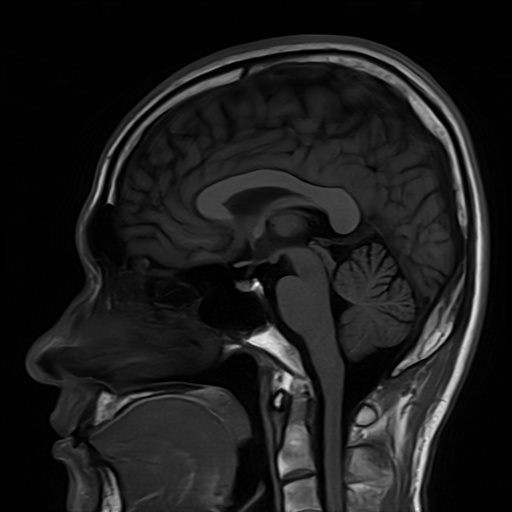
%> input picture Experiment_08/Inputs/images/Brain_MRI.png, 512 x 512 px
$ octave --eval "result = task_8_5_multi_otsu;"   (GNU Octave 9; MATLAB toolbox functions it lacks are replaced by stand-ins)
%> lines starting %> are read from the running program, lines starting %| are printed output that depends on the picture
%% ==============================================================================
%% EXPERIMENT 08: TASK 8.5 - MULTI-OTSU TISSUE CLASSIFICATION (MATLAB)
%% ==============================================================================
function df = task_8_5_multi_otsu()
    baseDir = fileparts(fileparts(mfilename('fullpath')));
    imgPath = fullfile(baseDir, 'Inputs', 'images', 'Brain_MRI.png');
    outDir = fullfile(baseDir, 'Outputs', 'MATLAB');
    tabDir = fullfile(baseDir, 'Tables');
    if ~exist(outDir, 'dir'); mkdir(outDir); end
    if ~exist(tabDir, 'dir'); mkdir(tabDir); end

    img = imread(imgPath);
%> img is the input picture: size 512x512x3 uint8; min 0, max 254, mean 27.9
    if size(img, 3) == 3; img = rgb2gray(img); end
    if size(img, 1) ~= 512 || size(img, 2) ~= 512
        img = imresize(img, [512, 512]);
    end

    % 1. Multi-Otsu with 2 thresholds (3 classes)
    thresh = multithresh(img, 2);
%> thresh = [25 84]
    t1 = double(thresh(1));
%> t1 = 25
    t2 = double(thresh(2));
%> t2 = 84

    % Quantize
    seg = imquantize(img, thresh); % values: 1, 2, 3
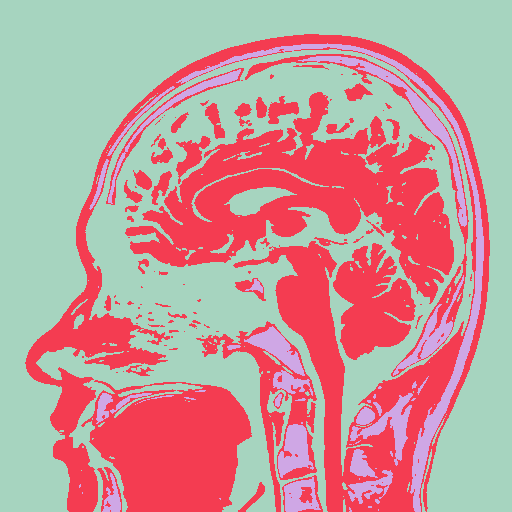
%> seg: size 512x512 double; 3 distinct labels, from 1 to 3; one colour per label, 0 black
    nTotal = double(numel(img));
%> nTotal = 262144
    c0Count = sum(seg(:) == 1);
%> c0Count = 149089
    c1Count = sum(seg(:) == 2);
%> c1Count = 96224
    c2Count = sum(seg(:) == 3);
%> c2Count = 16831

    pct0 = (c0Count / nTotal) * 100.0;
%> pct0 = 56.87
    pct1 = (c1Count / nTotal) * 100.0;
%> pct1 = 36.71
    pct2 = (c2Count / nTotal) * 100.0;
%> pct2 = 6.42

    fprintf('==================================================================\n');
    fprintf('TASK 8.5: MULTI-OTSU (3-CLASS) TISSUE CLASSIFICATION (MATLAB)\n');
    fprintf('==================================================================\n');
    fprintf('Dual Otsu Thresholds (T1*, T2*)     : (%d, %d)\n', round(t1), round(t2));
%| Dual Otsu Thresholds (T1*, T2*)     : (25, 84)
    fprintf('Class 1 (Background Air, f <= %d)   : %d px (%.2f%%)\n', round(t1), c0Count, pct0);
%| Class 1 (Background Air, f <= 25)   : 149089 px (56.87%)
    fprintf('Class 2 (Parenchyma, %d < f <= %d) : %d px (%.2f%%)\n', round(t1), round(t2), c1Count, pct1);
%| Class 2 (Parenchyma, 25 < f <= 84) : 96224 px (36.71%)
    fprintf('Class 3 (Ventricles/CSF, f > %d)   : %d px (%.2f%%)\n', round(t2), c2Count, pct2);
%| Class 3 (Ventricles/CSF, f > 84)   : 16831 px (6.42%)

    df = table([0; 1; 2], ...
        {'Background Air'; 'Brain Parenchyma'; 'Ventricles & CSF'}, ...
        {sprintf('0 to %d', round(t1)); sprintf('%d to %d', round(t1)+1, round(t2)); sprintf('>%d', round(t2))}, ...
        [c0Count; c1Count; c2Count], ...
        [round(pct0, 2); round(pct1, 2); round(pct2, 2)], ...
        'VariableNames', {'Class_ID', 'Tissue_Name', 'Intensity_Range', 'Pixel_Count', 'Area_Pct'});
%> df = 3 items; Class_ID, Pixel_Count and Area_Pct: 0 149089 56.87, 1 96224 36.71, 2 16831 6.42
    csvPath = fullfile(tabDir, 'exp08_task_8_5_multi_otsu_matlab.csv');
    writetable(df, csvPath);
    fprintf('\n[SAVED] Task 8.5 table: %s\n', csvPath);

    % Color-Coded Map (RGB)
    rgbMap = zeros(512, 512, 3, 'uint8');
    % Class 1 -> Dark Navy [15, 23, 42]
    % Class 2 -> Royal Blue [37, 99, 235]
    % Class 3 -> Bright Gold [234, 179, 8]
    for c = 1:3
        channel = rgbMap(:, :, c);
        if c == 1
            channel(seg == 1) = 15; channel(seg == 2) = 37; channel(seg == 3) = 234;
        elseif c == 2
            channel(seg == 1) = 23; channel(seg == 2) = 99; channel(seg == 3) = 179;
        else
            channel(seg == 1) = 42; channel(seg == 2) = 235; channel(seg == 3) = 8;
        end
        rgbMap(:, :, c) = channel;
    end
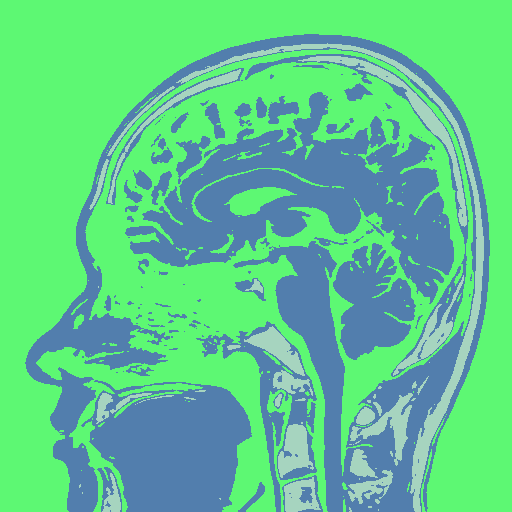
%> channel: size 512x512 uint8; 3 distinct labels, from 8 to 235; one colour per label, 0 black
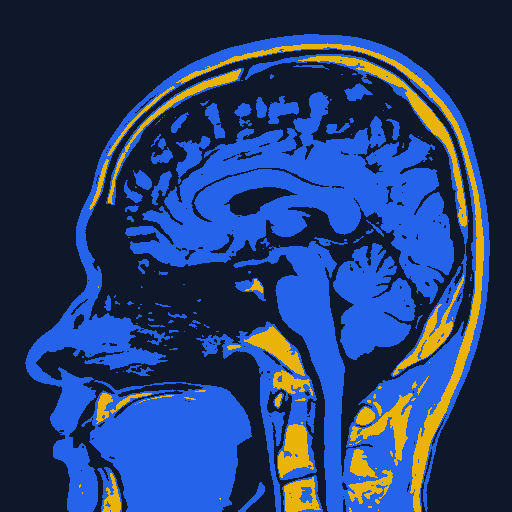
%> rgbMap: size 512x512x3 uint8; mean R, G, B 37.1, 60.9, 110.7

    f = figure('Visible', 'off', 'Position', [100, 100, 1200, 400]);
    subplot(1, 3, 1); imshow(img); title('Input Brain MRI', 'FontWeight', 'bold');
    subplot(1, 3, 2);
    counts = imhist(img, 256);
%> counts = 256 values, max 39194 at index 2, min 0 at index 230, mean 1024
    bins = (0:255)';
    bar(bins, counts, 'FaceColor', [0.3, 0.5, 0.8], 'EdgeColor', 'none');
    xline(t1, '--r', sprintf('T1*=%d', round(t1)), 'LineWidth', 1.8);
    xline(t2, '--g', sprintf('T2*=%d', round(t2)), 'LineWidth', 1.8);
    xlabel('Intensity'); ylabel('Pixel Count');
    title('Dual Otsu Cutoffs on Histogram', 'FontWeight', 'bold'); grid on;

    subplot(1, 3, 3); imshow(rgbMap);
    title(sprintf('3-Class Map (Air:%.1f%%, Brain:%.1f%%, CSF:%.1f%%)', pct0, pct1, pct2), 'FontWeight', 'bold');
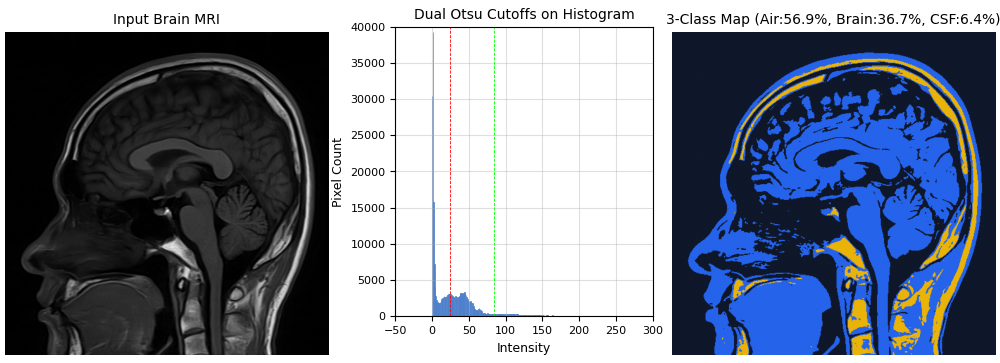
%> figure redrawn from the program's plot data, 3 panels
%> `result = task_8_5_multi_otsu;`: result has the same summary as df in task_8_5_multi_otsu

    figPath = fullfile(outDir, 'exp08_task_8_5_multi_otsu_m.png');
    saveas(f, figPath);
    close(f);
    fprintf('[SAVED] Task 8.5 figure: %s\n', figPath);
end

$ run again, with Experiment_08/Inputs/images/Lung-HR-contrast.png copied over Experiment_08/Inputs/images/Brain_MRI.png
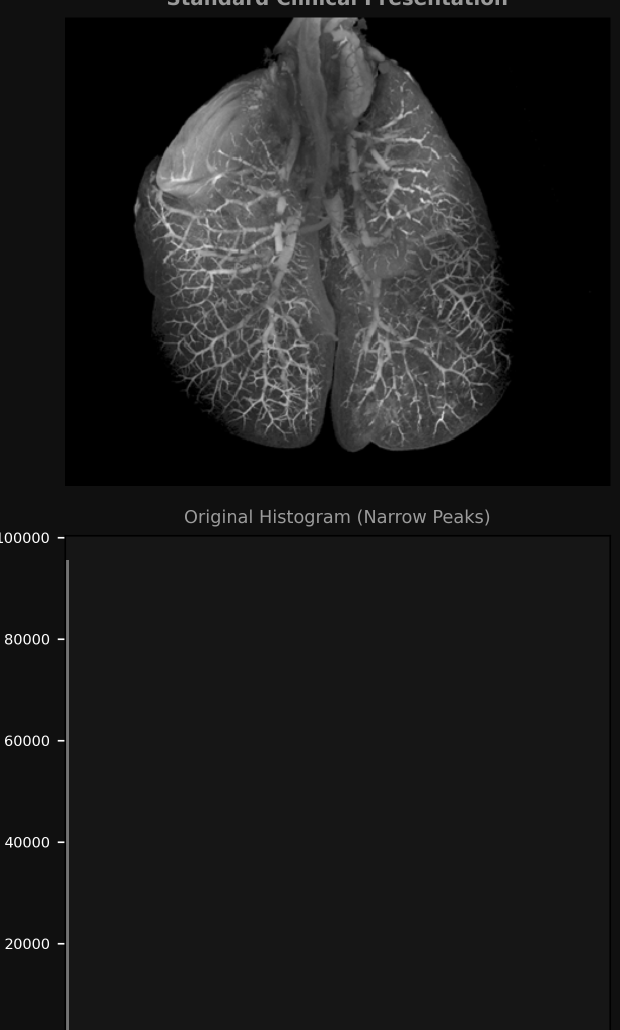
%> input picture Experiment_08/Inputs/images/Lung-HR-contrast.png, 1240 x 2060 px (shown at 1/2 size)
%> in task_8_5_multi_otsu, img is the input picture: size 2060x1240 uint8; min 0, max 255, mean 28.9
%> img: size 512x512 uint8
%> thresh = [43 99]
%> t1 = 43
%> t2 = 99
%> seg: size 512x512 double; 3 distinct labels, from 1 to 3
%> c0Count = 213513
%> c1Count = 33415
%> c2Count = 15216
%> pct0 = 81.45
%> pct1 = 12.75
%> pct2 = 5.8
%| Dual Otsu Thresholds (T1*, T2*)     : (43, 99)
%| Class 1 (Background Air, f <= 43)   : 213513 px (81.45%)
%| Class 2 (Parenchyma, 43 < f <= 99) : 33415 px (12.75%)
%| Class 3 (Ventricles/CSF, f > 99)   : 15216 px (5.80%)
%> df = 3 items; Class_ID, Pixel_Count and Area_Pct: 0 213513 81.45, 1 33415 12.75, 2 15216 5.8
%> after the loop in task_8_5_multi_otsu, `for c = 1:3`:
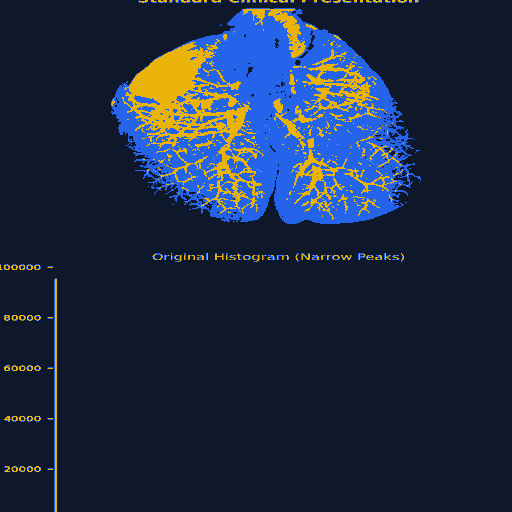
%> rgbMap: size 512x512x3 uint8; mean R, G, B 30.5, 41.7, 64.6
%> counts = 256 values, max 108921 at index 23, min 0 at index 237, mean 1024
%> in task_8_5_multi_otsu, `title(sprintf('3-Class Map (Air:%.1f%%, Brain:%.1f%%, CSF:%.1f%%)', pc..`:
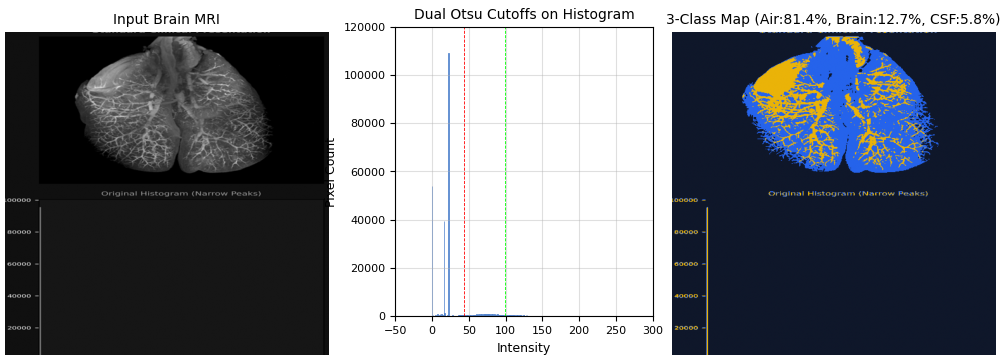
%> figure redrawn from the program's plot data, 3 panels
%> result has the same summary as df in task_8_5_multi_otsu
